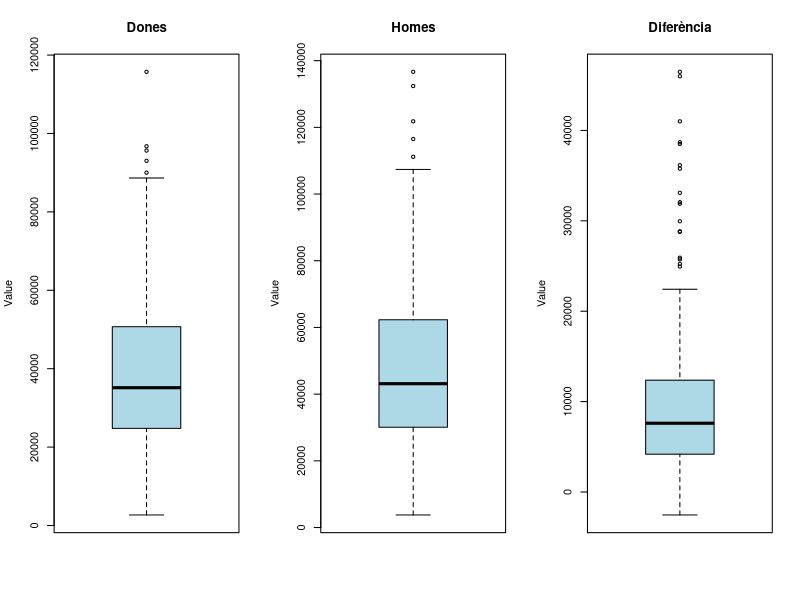
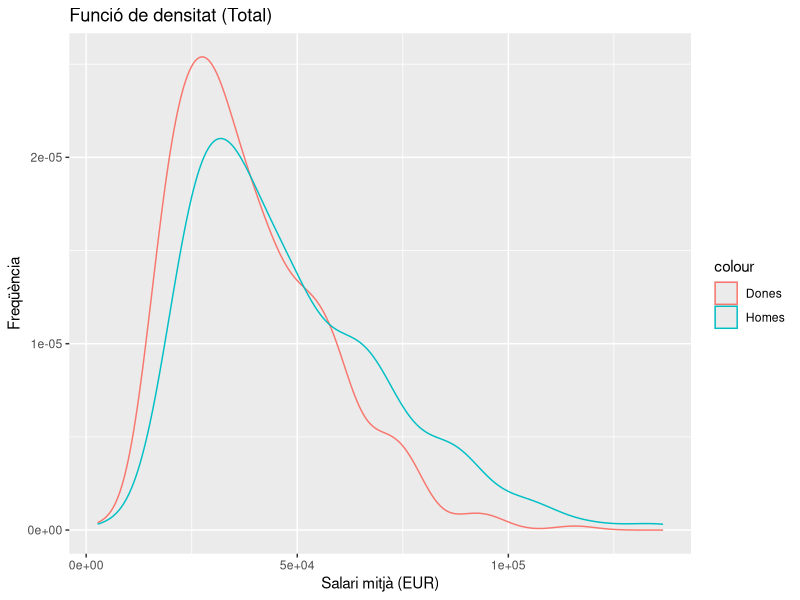
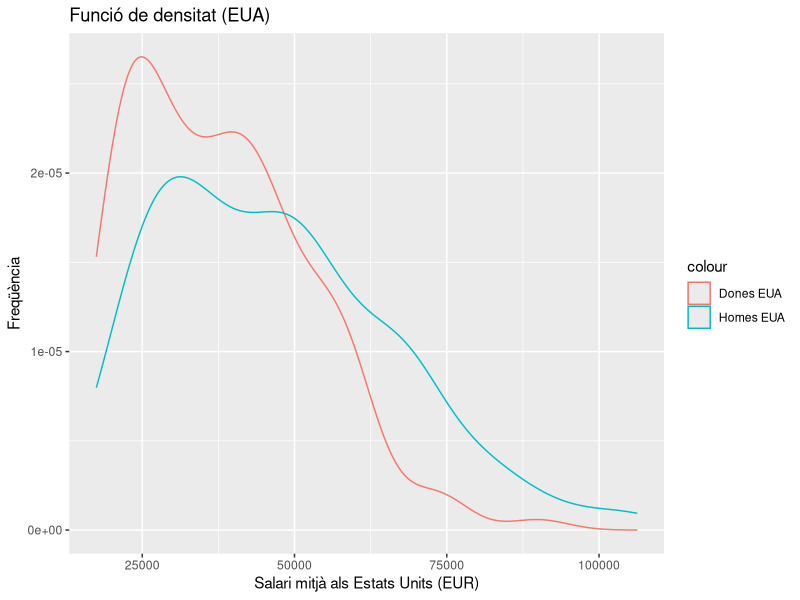
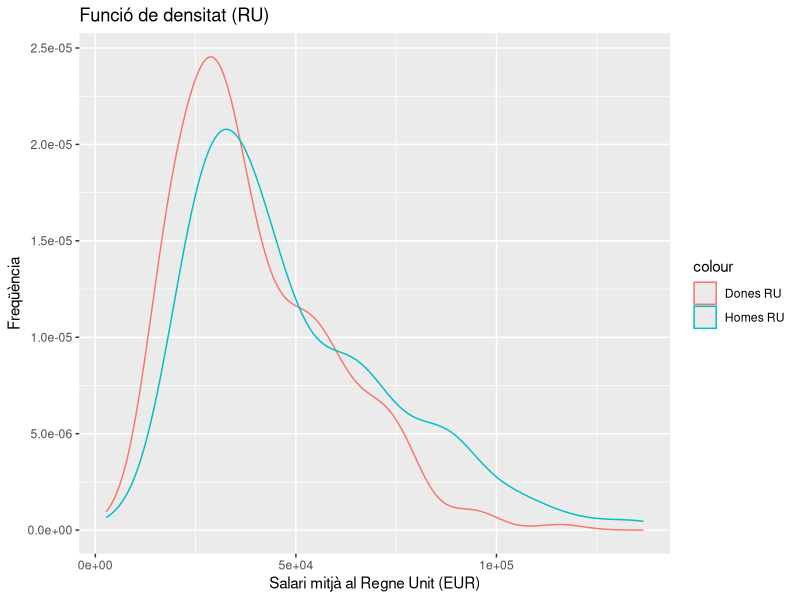
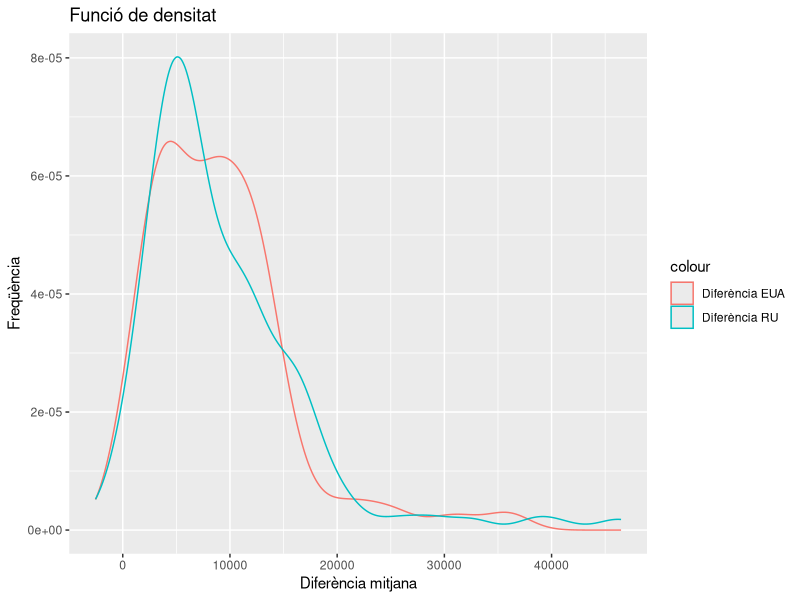

These figures' R source, in order:
## ---- chunk 1
knitr::opts_chunk$set(echo = TRUE, warning=FALSE)
library(dplyr)
library(ggplot2)
library(knitr)
## ---- chunk 2
salaryGap <- read.csv2("salaryGap.csv", header = TRUE, sep = ",", dec = ".")
## ---- chunk 3
names(salaryGap)[names(salaryGap) == "ï..Occupation"] <- "Occupation"
names(salaryGap)[names(salaryGap) == "Women.average.annual.salary...."] <- "WomenAverageAnnualSalary"
names(salaryGap)[names(salaryGap) == "Men.average.annual.salary...."] <- "MenAverageAnnualSalary"
names(salaryGap)[names(salaryGap) == "Pay.gap...."] <- "PayGap"
names(salaryGap)[names(salaryGap) == "Pay.gap.as.a.percentage"] <- "PayGapAsAPercentage"
salaryGap["WomenAverageAnnualSalaryEUR"] <- salaryGap["WomenAverageAnnualSalary"]
## ---- chunk 4
chageUSDEUR = 0.91
chageUKPEUR = 1.17
salaryGap$WomenAverageAnnualSalaryEUR[salaryGap$Currency == "USD"] <- 
  (salaryGap$WomenAverageAnnualSalary) * chageUSDEUR
salaryGap$WomenAverageAnnualSalaryEUR[salaryGap$Currency == "UKP"] <- 
  (salaryGap$WomenAverageAnnualSalary) * chageUKPEUR
salaryGap$MenAverageAnnualSalaryEUR[salaryGap$Currency == "USD"] <- 
  (salaryGap$MenAverageAnnualSalary) * chageUSDEUR
salaryGap$MenAverageAnnualSalaryEUR[salaryGap$Currency == "UKP"] <- 
  (salaryGap$MenAverageAnnualSalary) * chageUKPEUR
salaryGap$salaryGapEUR <- salaryGap$MenAverageAnnualSalaryEUR - salaryGap$WomenAverageAnnualSalaryEUR
salaryGapUS <- filter(salaryGap, Country == "US")
salaryGapUK <- filter(salaryGap, Country == "UK")
## ---- chunk 5
sum(is.na(salaryGap$WomenAverageAnnualSalaryEUR))
sum(is.na(salaryGap$MenAverageAnnualSalaryEUR))
sum(is.na(salaryGap$salaryGapEUR))
sum(is.na(salaryGap$PayGapAsAPercentage))
## ---- chunk 6
summary(salaryGap$WomenAverageAnnualSalaryEUR)
summary(salaryGap$MenAverageAnnualSalaryEUR)
summary(salaryGap$salaryGapEUR)
summary(salaryGap$PayGapAsAPercentage)
## ---- chunk 7
summary(salaryGap$Currency)
summary(salaryGap$Country)
head(summary(salaryGap$Occupation), 10)
summary(salaryGap$Category)
## ---- chunk 8
par(mfrow=c(1,3))
boxplot(salaryGap$WomenAverageAnnualSalaryEUR, 
                                         main="Dones", xlab="", ylab="Value", col="#ADD8E6")
boxplot(salaryGap$MenAverageAnnualSalaryEUR, 
                                       main="Homes", xlab="", ylab="Value", col="#ADD8E6")
boxplot(salaryGap$salaryGapEUR, 
                          main="Diferència", xlab="", ylab="Value", col="#ADD8E6")

## ---- chunk 9
boxplot.stats(salaryGap$WomenAverageAnnualSalaryEUR)$out
boxplot.stats(salaryGap$MenAverageAnnualSalaryEUR)$out
boxplot.stats(salaryGap$salaryGapEUR)$out
## ---- chunk 10
ggplot(salaryGap) +
  xlab("Salari mitjà (EUR)") + ylab("Freqüència") + ggtitle("Funció de densitat (Total)") +
  geom_density(aes(x = WomenAverageAnnualSalaryEUR, color = "Dones")) + 
  geom_density(aes(x = MenAverageAnnualSalaryEUR, color = "Homes"))
ggplot(salaryGapUS) +
  xlab("Salari mitjà als Estats Units (EUR)") + ylab("Freqüència") + ggtitle("Funció de densitat (EUA)") +
  geom_density(aes(x = WomenAverageAnnualSalaryEUR, color = "Dones EUA")) + 
  geom_density(aes(x = MenAverageAnnualSalaryEUR, color = "Homes EUA"))
ggplot(salaryGapUK) +
  xlab("Salari mitjà al Regne Unit (EUR)") + ylab("Freqüència") + ggtitle("Funció de densitat (RU)") +
  geom_density(aes(x = WomenAverageAnnualSalaryEUR, color = "Dones RU")) + 
  geom_density(aes(x = MenAverageAnnualSalaryEUR, color = "Homes RU"))
## ---- chunk 11
par(mfrow=c(1,2))
ggplot() +
  xlab("Diferència mitjana") + ylab("Freqüència") + ggtitle("Funció de densitat") +
  geom_density(data=salaryGapUS, aes(x = salaryGapEUR, color = "Diferència EUA")) +
  geom_density(data=salaryGapUK, aes(x = salaryGapEUR, color = "Diferència RU"))
## ---- chunk 12
salaryGapWM <- filter(salaryGap, WomenAverageAnnualSalaryEUR >= MenAverageAnnualSalaryEUR)
salaryGapWM <- select (salaryGapWM, 
                       Occupation,	Category, Country,	Currency,
                       WomenAverageAnnualSalaryEUR, MenAverageAnnualSalaryEUR)
kable(salaryGapWM, caption = "Feines on les dones gunayen igual o més que els homes"
      ,col.names = c("Ocupació","Categoria","País", "Moneda", "Salari dones","Salari homes")
      ,align = c('r', 'r', 'r', 'r', 'r', 'r')) 

